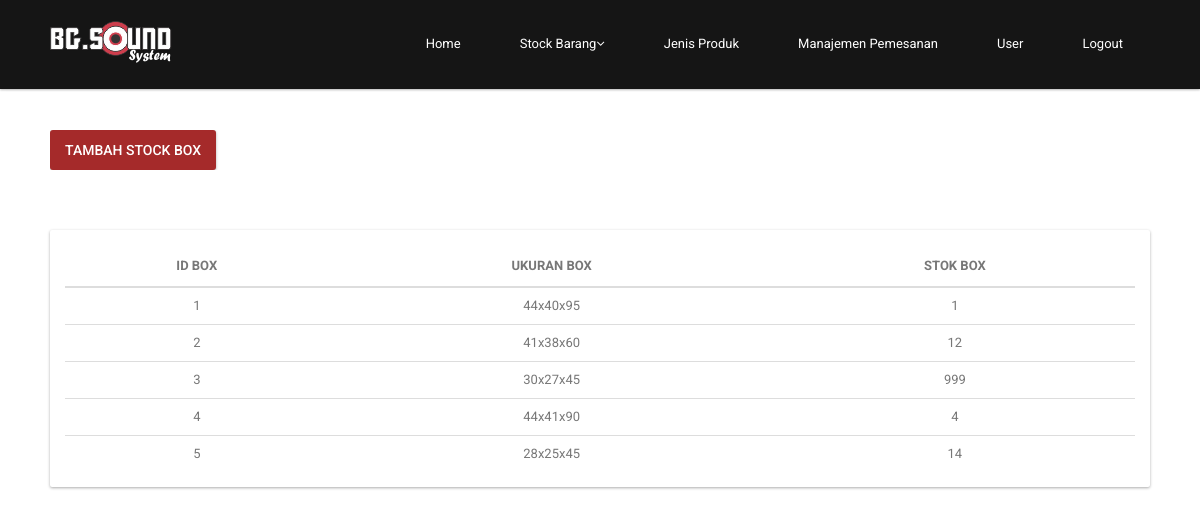
/stock (signed in), run on the app's committed database.
### tables this page shows
CREATE TABLE `tb_box` (
  `id_box` int(11) NOT NULL,
  `ukuran_box` varchar(20) NOT NULL,
  `stok_box` int(11) UNSIGNED NOT NULL
);

### app/controller/stock.php (called while the page is built, shortened)
<?php
class stock extends controller
{
    function __construct()
    {
        $this->model = $this->model->load('stock');
    }
    function index()
    {
        $this->view->data = $this->model->showBox();
        $this->view->display('stockBarang', 'admin');
    }
}

### index.php (called while the page is built, shortened)
<?php
require 'config/database.php';
require 'libs/controller.php';
require 'libs/model.php';
require 'libs/database.php';
$app = new routing();

### libs/database.php (called while the page is built, shortened)
<?php
class database extends PDO {
    public function selectAll($query, $fetchMode = PDO::FETCH_ASSOC) {
        try {
            $stmt = $this->prepare($query);
            $stmt->execute();
            return $stmt->fetchAll($fetchMode);
        } catch (PDOException $e) {
            echo $e->getMessage();
        }
    }
}

### app/model/m_stock.php (called while the page is built, shortened)
<?php
class m_stock extends model
{
    function showBox()
    {
        return $this->db->selectAll("SELECT * FROM tb_box");
    }
}

### libs/controller.php (called while the page is built, shortened)
<?php
class controller {
    function __construct() {
        $this->model = new model();
    }
}

### libs/model.php (called while the page is built, shortened)
<?php
class model {
    function __construct() {
        $this->db = new database();
    }
    function load($model) {
        $path = 'app/model/m_' . $model . '.php';
        if (file_exists($path)) {
            return new $modelName();
        } else {
            echo 'Kesalahan: m_' . $model . '.php tidak ditemukan';
        }
    }
}

### app/view/admin/v_stockBarang.php (the view, shortened to what this page needs)
<?php require_once(__DIR__ . '/../part/header.php'); ?>
<div id="page-login" class="page-logreg">
    <div id="main">
        <div class="container clearfix">
            <div class="skill-wrap clearfix">
                <div class="toolbar clearfix section">
                    <a class="btn btn-raised left" href="<?php echo URL; ?>/stock/box">Tambah Stock Box</a>
                </div>
            </div>
            <div class="card clearfix section">
                <div class="card-body">
                    <div class="desktop">
                        <table>
                            <thead>
                            <tr>
                                <th>ID Box</th>
                                <th>Ukuran Box</th>
                                <th>Stok Box</th>
                            </tr>
                            </thead>
                            <tbody>
                            <?php foreach ($this->data as $value) { ?>
                                <tr>
                                    <td><?php echo $value['id_box'] ?></td>
                                    <td><?php echo $value['ukuran_box'] ?></td>
                                    <td><?php echo $value['stok_box'] ?></td>
                                </tr>
                            <?php } ?>
                            </tbody>
                        </table>
                    </div>
                </div>
            </div>
        </div>
    </div>

### public/css/main.css (style rules this page uses)
a { color: #c52d2f; -webkit-transition: color 300ms, background-color 300ms; -moz-transition: color 300ms, background-color 300ms; -o-transition: color 300ms, background-color 300ms; transition: color 300ms, background-color 300ms; }
.skill-wrap { display: block; overflow: hidden; margin: 60px 0; }

### public/css/style.css (style rules this page uses)
a, a:hover { color: #36BEEA }
.container { width: 1100px; padding: 0px }
.btn { background: brown; min-width: 100px; max-height: 40px; font-weight: 500; display: inline-block; padding: 0px 15px; border: none; border-radius: 3px; text-transform: uppercase; cursor: pointer; color: #fff; font-family: 'Roboto', sans-serif; line-height: 40px; -webkit-box-sizing: border-box; -moz-box-sizing: border-box; box-sizing: border-box }
.btn-raised { -webkit-box-shadow: 0 1px 3px 0 rgba(0, 0, 0, 0.33); box-shadow: 0 1px 3px 0 rgba(0, 0, 0, 0.33); -webkit-transition: -webkit-box-shadow 0.15s ease-out; -moz-transition: -moz-box-shadow 0.15s ease-out; -o-transition: -o-box-shadow 0.15s ease-out; transition: box-shadow 0.15s ease-out }
.card { position: relative; background-color: #fff; color: #313534; border-radius: 2px; -webkit-box-shadow: 0 1px 3px 0 rgba(0, 0, 0, 0.33); box-shadow: 0 1px 3px 0 rgba(0, 0, 0, 0.33) }
.card-body { padding: 15px; position: relative }
table { width: 100%; color: #777 }
table th { vertical-align: middle; text-transform: uppercase; padding: 8px; text-align: center; line-height: 25px; border-bottom: 2px solid #ddd }
table tbody td { padding: 8px; border-top: 1px solid #ddd; vertical-align: top; line-height: 20px; text-align: center; vertical-align: middle; }
#main { margin: 70px 0px 0px }

### data on the page
tb_box: id_box "1", ukuran_box "44x40x95", stok_box "1"
tb_box: id_box "2", ukuran_box "41x38x60", stok_box "12"
tb_box: id_box "3", ukuran_box "30x27x45", stok_box "999"
tb_box: id_box "4", ukuran_box "44x41x90", stok_box "4"
tb_box: id_box "5", ukuran_box "28x25x45", stok_box "14"
